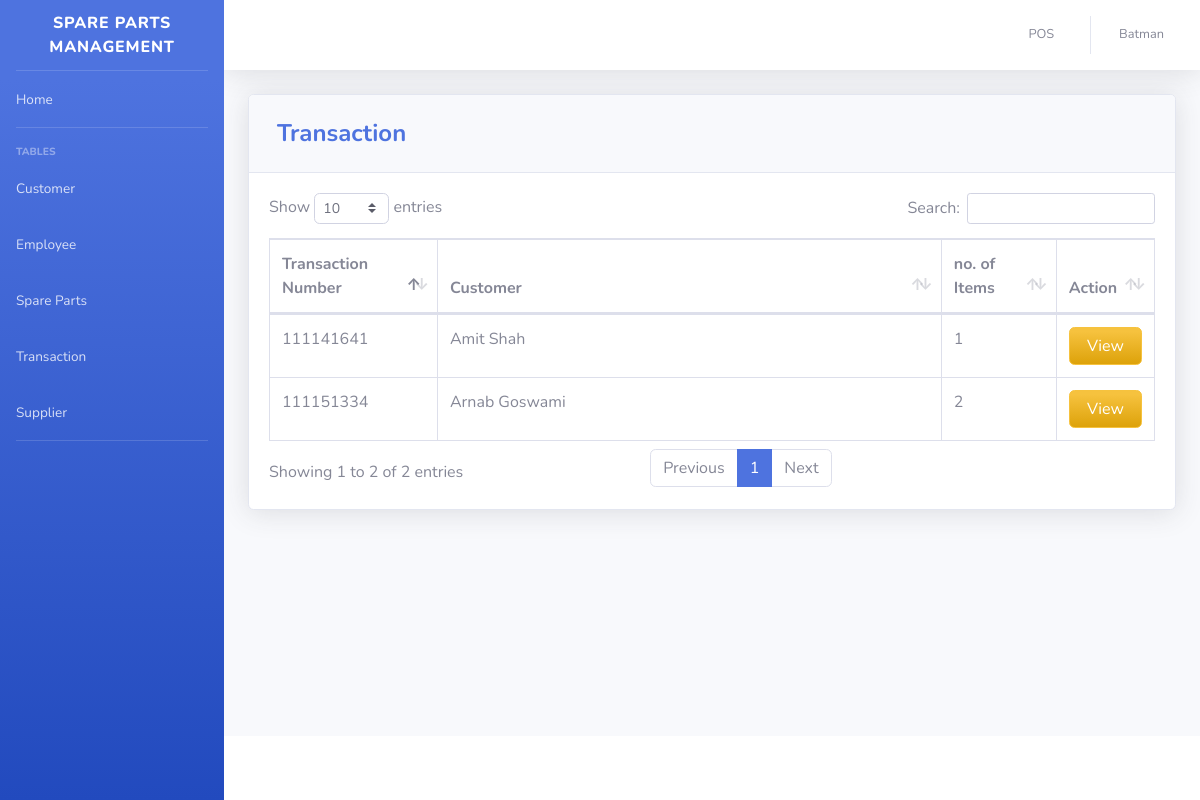
The page /pages/transaction.php (signed in) on the database its author committed.
### tables this page shows
CREATE TABLE `transaction` (
  `TRANS_ID` int(50) NOT NULL,
  `CUST_ID` int(11) DEFAULT NULL,
  `NUMOFITEMS` varchar(250) NOT NULL,
  `SUBTOTAL` varchar(50) NOT NULL,
  `LESSVAT` varchar(50) NOT NULL,
  `NETVAT` varchar(50) NOT NULL,
  `ADDVAT` varchar(50) NOT NULL,
  `GRANDTOTAL` varchar(250) NOT NULL,
  `CASH` varchar(250) NOT NULL,
  `DATE` varchar(50) NOT NULL,
  `TRANS_D_ID` varchar(250) NOT NULL
);

CREATE TABLE `customer` (
  `CUST_ID` int(11) NOT NULL,
  `FIRST_NAME` varchar(50) DEFAULT NULL,
  `LAST_NAME` varchar(50) DEFAULT NULL,
  `PHONE_NUMBER` varchar(11) DEFAULT NULL
);

### pages/transaction.php (the view, shortened to what this page needs)
<?php
include'../includes/connection.php';
include'../includes/sidebar.php';
?>
            <div class="card shadow mb-4">
            <div class="card-header py-3">
              <h4 class="m-2 font-weight-bold text-primary">Transaction</h4>
            </div>
            <div class="card-body">
              <div class="table-responsive">
                <table class="table table-bordered" id="dataTable" width="100%" cellspacing="0">
               <thead>
                   <tr>
                     <th width="19%">Transaction Number</th>
                     <th>Customer</th>
                     <th width="13%">no. of Items</th>
                     <th width="11%">Action</th>
                   </tr>
               </thead>
          <tbody>
<?php
    $query = 'SELECT *, FIRST_NAME, LAST_NAME
              FROM transaction T
              JOIN customer C ON T.`CUST_ID`=C.`CUST_ID`
              ORDER BY TRANS_D_ID ASC';
        $result = mysqli_query($db, $query) or die (mysqli_error($db));
            while ($row = mysqli_fetch_assoc($result)) {
                echo '<tr>';
                echo '<td>'. $row['TRANS_D_ID'].'</td>';
                echo '<td>'. $row['FIRST_NAME'].' '. $row['LAST_NAME'].'</td>';
                echo '<td>'. $row['NUMOFITEMS'].'</td>';
                      echo '<td align="right">
                              <a type="button" class="btn btn-warning bg-gradient-warning btn-block" href="trans_view.php?action=edit & id='.$row['TRANS_ID'] . '"></i> View</a>
                          </div> </td>';
                        }
?>
                        </div>
                    </div>
                  </div>
<?php
include'../includes/footer.php';
?>

### rows shown on the page
transaction: TRANS_D_ID "111141641", CUST_ID.FIRST_NAME "Amit", CUST_ID.LAST_NAME "Shah", NUMOFITEMS "1"
transaction: TRANS_D_ID "111151334", CUST_ID.FIRST_NAME "Arnab", CUST_ID.LAST_NAME "Goswami", NUMOFITEMS "2"

### other values the page prints
$_SESSION['FIRST_NAME'] "Batman"
